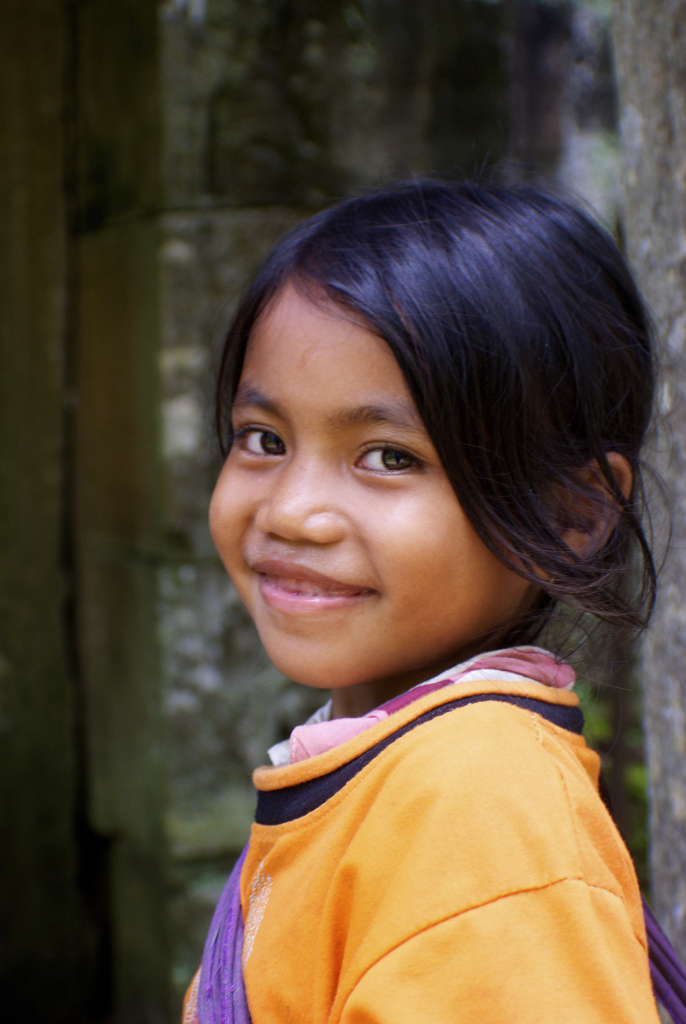
#> input picture Visualization/data/cambodja.jpg, 1371 x 2048 px (shown at 1/2 size)
$ jupyter execute --allow-errors VisualizationUsingMatplotlibAndBasemap.ipynb   (shell and % lines are left out)
#> lines starting #> are read from the running program, lines starting #| are printed output that depends on the picture
[cell 1]
import matplotlib.pyplot as plt

import matplotlib.image as mpimg
from matplotlib.patches import Rectangle
from matplotlib.collections import PatchCollection
from mpl_toolkits.basemap import Basemap
import PIL

import numpy as np
import pandas as pd
import watermark

## Optical Illusion

[cell 2]
fig = plt.figure(figsize=(10, 10))
ax = plt.gca()

squares = []

for i in range(8):
    ax.plot([0, 25], [i, i], "darkred")

    for j in range(0, 26, 2):
        sq = Rectangle((j + 0.5 * np.sin((i + 1) * np.pi / 2), i), 1, 1, fill=True)
        squares.append(sq)

pc = PatchCollection(squares, facecolor="black", edgecolor="darkgrey")
ax.add_collection(pc)
ax.axis("off")
fig.tight_layout()
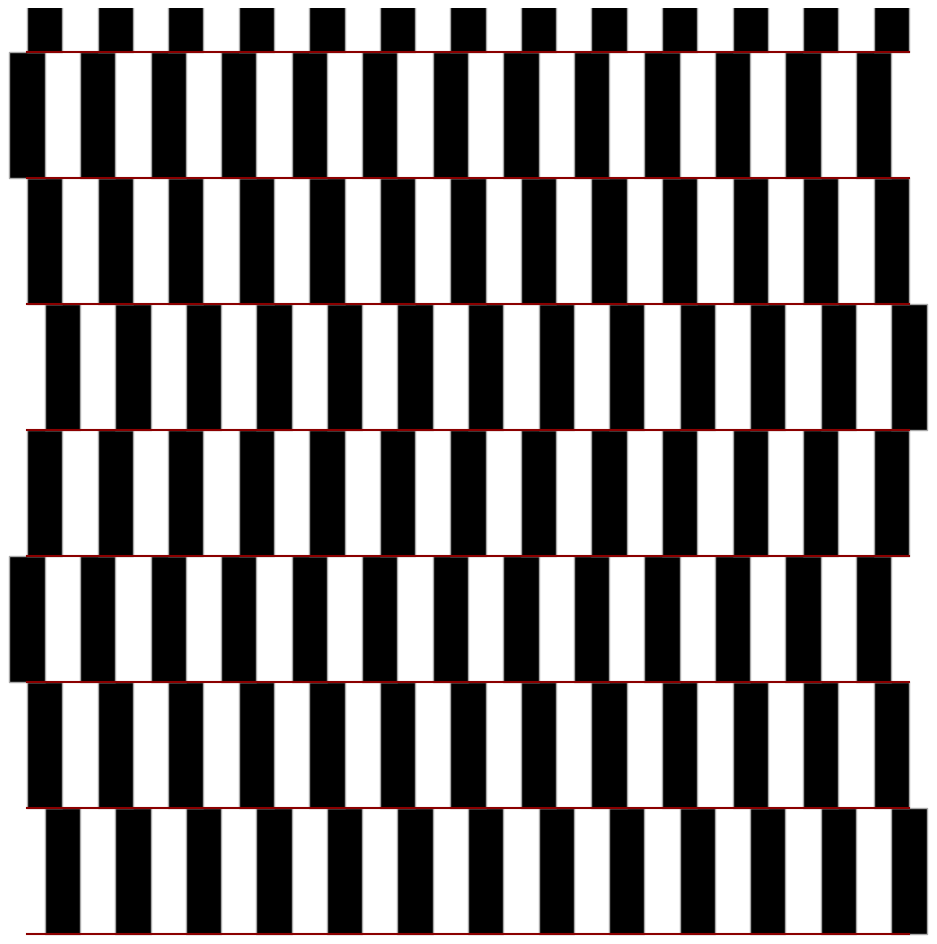
#> figure drawn by matplotlib, 1 panel

## Bubble Plot
Data source: http://www.gapminder.org

#> (a cell that did not finish here is left out)

[cell 4]
fig = plt.figure()
ax = plt.gca()

fig.set_size_inches(14, 10)

#> (the rest of this cell did not finish here and is left out)

## Bar Plot
Data source: https://www.kaggle.com/danofer/india-census

#> (a cell that did not finish here is left out)

#> (a cell that did not finish here is left out)

#> (a cell that did not finish here is left out)

#> (a cell that did not finish here is left out)

## Image

[cell 9]
img = mpimg.imread("data/cambodja.jpg")
#> img is the input picture: shape (2048, 1371, 3); mean R, G, B 94.8, 77.4, 59.5
plt.imshow(img)

[cell 10]
fig, axs = plt.subplots(1, 3)

axs[0].imshow(img[:, :, 0], cmap=plt.get_cmap("Reds"))
axs[0].set_axis_off()

axs[1].imshow(img[:, :, 1], cmap=plt.get_cmap("Blues"))
axs[1].set_axis_off()

axs[2].imshow(img[:, :, 2], cmap=plt.get_cmap("Greens"))
axs[2].set_axis_off()
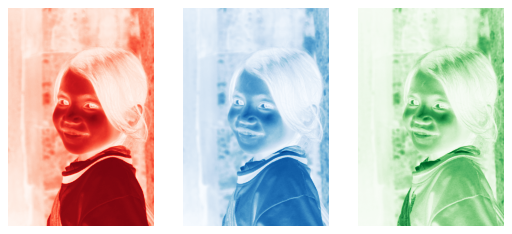
#> figure drawn by matplotlib, 3 panels
